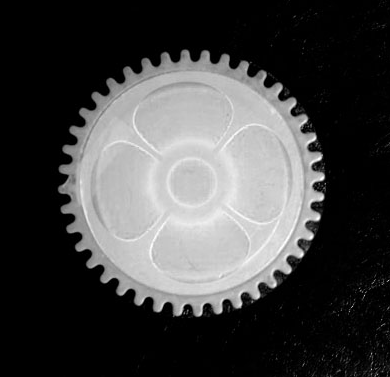
#> input picture test/gearcount_01.png, 390 x 377 px
$ jupyter execute gears.ipynb   (shell and % lines are left out)   (older library calls are emulated)
#> lines starting #> are read from the running program, lines starting #| are printed output that depends on the picture; after the words box and inside, x2 and y2 are one past the last pixel; in counts of white or black regions, pixels touching at a corner belong together
## Import Packages

[cell 1]
#importing some useful packages
import matplotlib.pyplot as plt
import matplotlib.image as mpimg
import numpy as np
import math
import os
import cv2

## Read in an Image

[cell 2]
#reading in an image
image = cv2.imread('test/gearcount_01.png')
#> image is the input picture: shape (377, 390, 3); min 0, max 255, mean 67.7

# printing out some stats and plotting
# print('This image is:', type(image), 'with dimesions:', image.shape)
# cv2.imshow('original', image)
plt.imshow(image)

[cell 3]
def grayscale(img):
    """Applies the Grayscale transform"""
    return cv2.cvtColor(img, cv2.COLOR_BGR2GRAY)

def canny(img, low_threshold, high_threshold):
    """Applies the Canny transform"""
    return cv2.Canny(img, low_threshold, high_threshold)

def gaussian_blur(img, kernel_size):
    """Applies a Gaussian Noise kernel"""
#> called with kernel_size = 5
    return cv2.GaussianBlur(img, (kernel_size, kernel_size), 0)

# Python 3 has support for cool math symbols.
def weighted_img(img, initial_img, α=0.8, β=1., λ=0.):
    return cv2.addWeighted(initial_img, α, img, β, λ)

## Test Images

[cell 4]
def gear_process(img_path):
    orig = cv2.imread(img_path)
    img = orig.copy()

    #After Applying Threshold
    gray = grayscale(img)
    blur = gaussian_blur(gray, 5)
    ret,threshold = cv2.threshold(blur, 105, 255 , cv2.THRESH_BINARY)
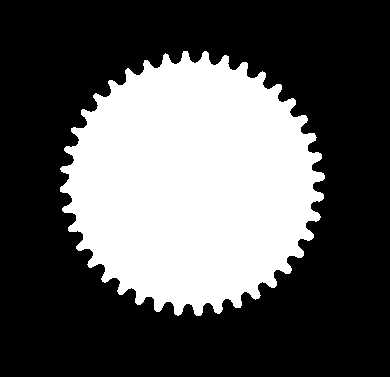
#> threshold: shape (377, 390); 34.1% white; 1 white region

    #Counting the Number of teeth
    im2,contours,hierarchy = cv2.findContours(threshold, cv2.RETR_TREE, cv2.CHAIN_APPROX_NONE)
#> contours = 1 contour; box (x1, y1, x2, y2) and area: (60, 51, 325, 316) 49556
    print(len(contours))
#| 1
    # cv2.drawContours
    kle = cv2.drawContours(im2, contours, -1, (255,0,0), 1)
    # cv2.imshow('draw', im2)
    cnt = contours[0]
#> cnt = contour of 1232 points, box (x1, y1, x2, y2) (60, 51, 325, 316), area 49556
    x,y,w,h = cv2.boundingRect(cnt)
#> x = 60; y = 51; w = 265; h = 265
    # cv2.rectangle(kle,(x,y),(x+w,y+h),(255,255,0),2)
    aspect_ratio = float(w)/h
#> aspect_ratio = 1
    print(aspect_ratio)
#| 1.0
    print(x,y,w,h)
#| 60 51 265 265
    radius = w/2
#> radius = 132.5
    print(radius)
#| 132.5
    c_x,c_y=(x+w/2),(y+h/2)
#> c_x = 192.5; c_y = 183.5
    print(c_x,c_y)
#| 192.5 183.5

    # making radius and center as ints rather than floats
    # TODO: check how to make float acceptable
    radius = 132
    c_x,c_y=192,183

    cv2.circle(kle, (c_x,c_y), radius, [255,255,255], 1)
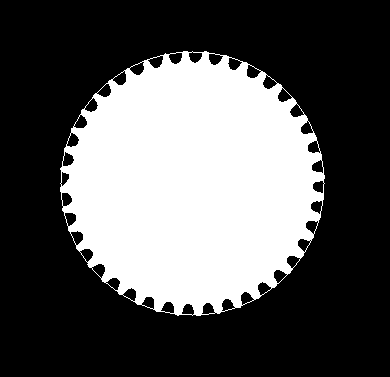
#> kle: shape (377, 390); 34.5% white; 1 white region, box (x1, y1, x2, y2) and area: (60, 51, 325, 316) 50709

    hull = cv2.convexHull(cnt, returnPoints = False)
#> hull = 45 values, max 1199 at index 0, min 0 at index 44, mean 612
    defects = cv2.convexityDefects(cnt,hull)
#> defects = 41 rows, first 6: [1199, 0, 1214, 3072], [0, 29, 14, 3110], [29, 59, 45, 2995], [59, 86, 74, 2929], [86, 116, 103, 2911], [116, 145, 132, 2827]


    kle = cv2.cvtColor(kle, cv2.COLOR_GRAY2BGR)
    r, g, b = cv2.split(kle)
    kle = cv2.merge((b, g, r))

    teeth_count = 0
    for i in range(defects.shape[0]):
        s,e,f,d = defects[i,0]
        start = tuple(cnt[s][0])
        end = tuple(cnt[e][0])
        far = tuple(cnt[f][0])
        # print (start, end, far)
        # if far to center distance is >= radius ignore
        # Note: ignore even if approximately equal to radius
        # else
        teeth_count += 1
        cv2.circle(kle,far,1,[0,255,0],-1)
#> this loop made 41 passes
#> (s, e, f, d, start, end, far) on passes 1 to 12: (1199, 0, 1214, 3072, (206, 51), (183, 51), (195, 63)), (0, 29, 14, 3110, (183, 51), (165, 53), (176, 64)), (29, 59, 45, 2995, (165, 53), (144, 60), (157, 68)), (59, 86, 74, 2929, (144, 60), (127, 68), (139, 75)), (86, 116, 103, 2911, (127, 68), (109, 80), (122, 85)), (116, 145, 132, 2827, (109, 80), (95, 93), (108, 96)), (147, 176, 160, 2879, (93, 95), (81, 110), (97, 108)), (176, 207, 191, 3083, (81, 110), (71, 128), (87, 124)), (207, 237, 223, 2960, (71, 128), (64, 148), (78, 143)), (237, 267, 252, 3113, (64, 148), (60, 168), (74, 160)), (267, 296, 278, 2304, (60, 168), (60, 191), (69, 174)), (296, 324, 309, 2868, (60, 191), (62, 210), (72, 198))
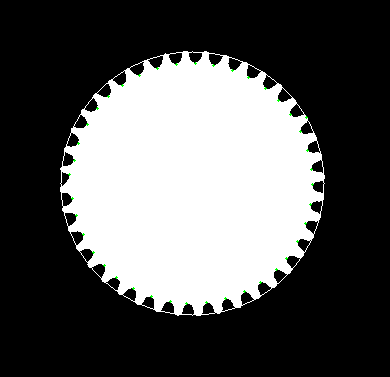
#> kle: shape (377, 390, 3); mean R, G, B 87.7, 88, 87.7
#> after the loop, teeth_count = 41

    # cv2.drawContours(kle, defects, -1, [0,255,0], 3)

    # TODO: calculate the distance between far in the above loop to the c_x,c_y circle center
    # This should give you the radius of inner-circle.
    # NOTE: calculate all far-center distances and average to reduce noise

    print(teeth_count)
#| 41
    # mark center of circle
    cv2.circle(kle,(c_x,c_y),2,[0,0,255],-1)
#> kle: shape (377, 390, 3); 0.01% of pixels changed, all inside (x1, y1, x2, y2) = (190, 181, 195, 186)

    # draw square starting from center
    # cv2.rectangle(kle,(c_x,c_y),(c_x+radius,c_y+radius),[0,0,255],1)

    result = kle # weighted_img(orig, kle)
    cv2.imwrite('test/output_' + img_path, result)

    plt.imshow(result)
    plt.show()
